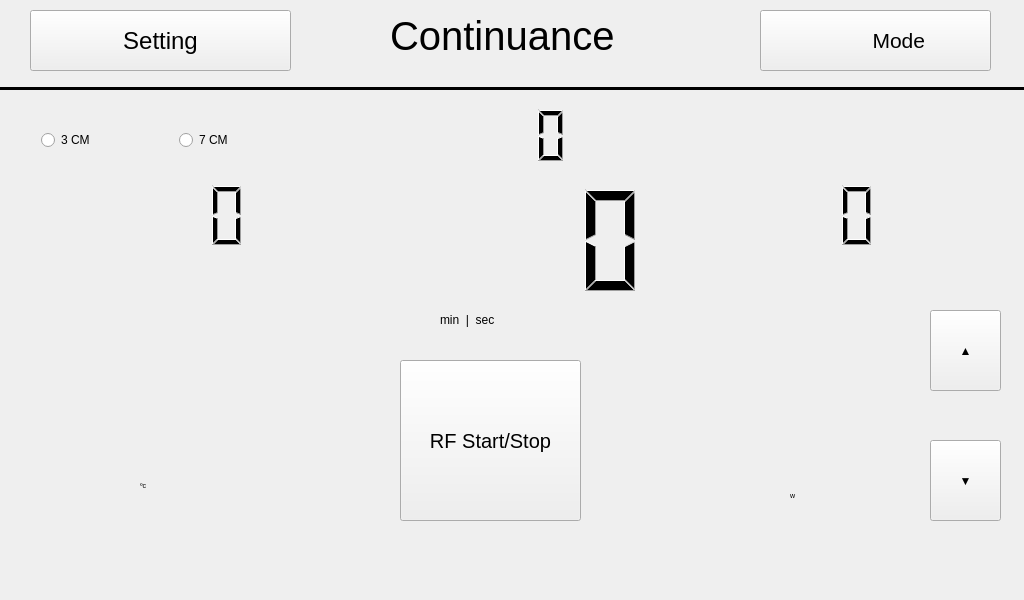
<?xml version="1.0" encoding="UTF-8"?>
<ui version="4.0">
 <class>mainsystem</class>
 <widget class="QWidget" name="mainsystem">
  <property name="geometry">
   <rect>
    <x>0</x>
    <y>0</y>
    <width>1024</width>
    <height>600</height>
   </rect>
  </property>
  <property name="windowTitle">
   <string>mainsystem</string>
  </property>
  <widget class="QLabel" name="Time_symbol_label">
   <property name="geometry">
    <rect>
     <x>350</x>
     <y>120</y>
     <width>41</width>
     <height>41</height>
    </rect>
   </property>
   <property name="text">
    <string/>
   </property>
  </widget>
  <widget class="QLabel" name="startstop_symbol_label">
   <property name="geometry">
    <rect>
     <x>470</x>
     <y>370</y>
     <width>41</width>
     <height>41</height>
    </rect>
   </property>
   <property name="text">
    <string/>
   </property>
  </widget>
  <widget class="QLabel" name="Temp_Watt_symbol_label">
   <property name="geometry">
    <rect>
     <x>840</x>
     <y>20</y>
     <width>21</width>
     <height>31</height>
    </rect>
   </property>
   <property name="acceptDrops">
    <bool>false</bool>
   </property>
   <property name="text">
    <string/>
   </property>
  </widget>
  <widget class="QLCDNumber" name="Wattset">
   <property name="geometry">
    <rect>
     <x>730</x>
     <y>180</y>
     <width>151</width>
     <height>71</height>
    </rect>
   </property>
   <property name="font">
    <font>
     <pointsize>22</pointsize>
    </font>
   </property>
   <property name="frameShape">
    <enum>QFrame::NoFrame</enum>
   </property>
   <property name="lineWidth">
    <number>1</number>
   </property>
   <property name="smallDecimalPoint">
    <bool>false</bool>
   </property>
   <property name="digitCount">
    <number>4</number>
   </property>
  </widget>
  <widget class="QLabel" name="Modelabel">
   <property name="geometry">
    <rect>
     <x>390</x>
     <y>10</y>
     <width>281</width>
     <height>51</height>
    </rect>
   </property>
   <property name="font">
    <font>
     <pointsize>30</pointsize>
    </font>
   </property>
   <property name="text">
    <string>Continuance</string>
   </property>
  </widget>
  <widget class="QPushButton" name="RF_Start_Stop">
   <property name="geometry">
    <rect>
     <x>400</x>
     <y>360</y>
     <width>181</width>
     <height>161</height>
    </rect>
   </property>
   <property name="font">
    <font>
     <pointsize>15</pointsize>
    </font>
   </property>
   <property name="text">
    <string>RF Start/Stop</string>
   </property>
   <property name="shortcut">
    <string/>
   </property>
  </widget>
  <widget class="QLCDNumber" name="Tempset">
   <property name="geometry">
    <rect>
     <x>100</x>
     <y>180</y>
     <width>151</width>
     <height>71</height>
    </rect>
   </property>
   <property name="font">
    <font>
     <pointsize>22</pointsize>
    </font>
   </property>
   <property name="frameShape">
    <enum>QFrame::NoFrame</enum>
   </property>
   <property name="lineWidth">
    <number>1</number>
   </property>
   <property name="smallDecimalPoint">
    <bool>false</bool>
   </property>
   <property name="digitCount">
    <number>4</number>
   </property>
  </widget>
  <widget class="QGauge" name="gaugeWidget" native="true">
   <property name="enabled">
    <bool>true</bool>
   </property>
   <property name="geometry">
    <rect>
     <x>660</x>
     <y>230</y>
     <width>271</width>
     <height>341</height>
    </rect>
   </property>
   <property name="font">
    <font>
     <family>Ubuntu</family>
     <pointsize>5</pointsize>
    </font>
   </property>
   <widget class="QLabel" name="Watt_symbol">
    <property name="geometry">
     <rect>
      <x>130</x>
      <y>250</y>
      <width>31</width>
      <height>31</height>
     </rect>
    </property>
    <property name="text">
     <string>w</string>
    </property>
   </widget>
  </widget>
  <widget class="QLabel" name="Temp_symbol_label">
   <property name="geometry">
    <rect>
     <x>110</x>
     <y>200</y>
     <width>31</width>
     <height>41</height>
    </rect>
   </property>
   <property name="text">
    <string/>
   </property>
  </widget>
  <widget class="QLabel" name="Time_symbol">
   <property name="geometry">
    <rect>
     <x>440</x>
     <y>310</y>
     <width>121</width>
     <height>20</height>
    </rect>
   </property>
   <property name="text">
    <string>min  |  sec</string>
   </property>
   <property name="margin">
    <number>0</number>
   </property>
   <property name="indent">
    <number>-1</number>
   </property>
  </widget>
  <widget class="QLabel" name="colorr_label_2">
   <property name="geometry">
    <rect>
     <x>770</x>
     <y>10</y>
     <width>31</width>
     <height>31</height>
    </rect>
   </property>
   <property name="focusPolicy">
    <enum>Qt::NoFocus</enum>
   </property>
   <property name="frameShape">
    <enum>QFrame::NoFrame</enum>
   </property>
   <property name="text">
    <string/>
   </property>
  </widget>
  <widget class="QLabel" name="Watt_symbol_label">
   <property name="geometry">
    <rect>
     <x>740</x>
     <y>200</y>
     <width>31</width>
     <height>41</height>
    </rect>
   </property>
   <property name="text">
    <string/>
   </property>
  </widget>
  <widget class="QPushButton" name="Setting">
   <property name="geometry">
    <rect>
     <x>30</x>
     <y>10</y>
     <width>261</width>
     <height>61</height>
    </rect>
   </property>
   <property name="font">
    <font>
     <pointsize>18</pointsize>
    </font>
   </property>
   <property name="text">
    <string>Setting</string>
   </property>
   <property name="autoRepeatDelay">
    <number>300</number>
   </property>
  </widget>
  <widget class="QLabel" name="colorr_label">
   <property name="geometry">
    <rect>
     <x>740</x>
     <y>10</y>
     <width>31</width>
     <height>31</height>
    </rect>
   </property>
   <property name="focusPolicy">
    <enum>Qt::NoFocus</enum>
   </property>
   <property name="frameShape">
    <enum>QFrame::NoFrame</enum>
   </property>
   <property name="text">
    <string/>
   </property>
  </widget>
  <widget class="QLCDNumber" name="Timeset">
   <property name="geometry">
    <rect>
     <x>410</x>
     <y>100</y>
     <width>161</width>
     <height>71</height>
    </rect>
   </property>
   <property name="font">
    <font>
     <pointsize>18</pointsize>
    </font>
   </property>
   <property name="frameShape">
    <enum>QFrame::NoFrame</enum>
   </property>
   <property name="lineWidth">
    <number>1</number>
   </property>
   <property name="smallDecimalPoint">
    <bool>false</bool>
   </property>
   <property name="digitCount">
    <number>5</number>
   </property>
  </widget>
  <widget class="QGauge" name="gaugeWidget_2" native="true">
   <property name="enabled">
    <bool>true</bool>
   </property>
   <property name="geometry">
    <rect>
     <x>30</x>
     <y>230</y>
     <width>271</width>
     <height>341</height>
    </rect>
   </property>
   <property name="font">
    <font>
     <family>Ubuntu</family>
     <pointsize>5</pointsize>
    </font>
   </property>
   <widget class="QLabel" name="Temp_symbol">
    <property name="geometry">
     <rect>
      <x>110</x>
      <y>240</y>
      <width>71</width>
      <height>31</height>
     </rect>
    </property>
    <property name="text">
     <string>ºc</string>
    </property>
   </widget>
  </widget>
  <widget class="QPushButton" name="Up_button">
   <property name="geometry">
    <rect>
     <x>930</x>
     <y>310</y>
     <width>71</width>
     <height>81</height>
    </rect>
   </property>
   <property name="text">
    <string>▲</string>
   </property>
  </widget>
  <widget class="QPushButton" name="Down_button">
   <property name="geometry">
    <rect>
     <x>930</x>
     <y>440</y>
     <width>71</width>
     <height>81</height>
    </rect>
   </property>
   <property name="text">
    <string>▼</string>
   </property>
  </widget>
  <widget class="Line" name="line">
   <property name="geometry">
    <rect>
     <x>0</x>
     <y>80</y>
     <width>1031</width>
     <height>16</height>
    </rect>
   </property>
   <property name="frameShadow">
    <enum>QFrame::Plain</enum>
   </property>
   <property name="lineWidth">
    <number>3</number>
   </property>
   <property name="orientation">
    <enum>Qt::Horizontal</enum>
   </property>
  </widget>
  <widget class="QLCDNumber" name="TimeLCD">
   <property name="geometry">
    <rect>
     <x>310</x>
     <y>180</y>
     <width>361</width>
     <height>121</height>
    </rect>
   </property>
   <property name="font">
    <font>
     <pointsize>22</pointsize>
    </font>
   </property>
   <property name="frameShape">
    <enum>QFrame::NoFrame</enum>
   </property>
   <property name="lineWidth">
    <number>1</number>
   </property>
   <property name="smallDecimalPoint">
    <bool>false</bool>
   </property>
   <property name="digitCount">
    <number>5</number>
   </property>
  </widget>
  <widget class="QPushButton" name="ModeButton">
   <property name="geometry">
    <rect>
     <x>760</x>
     <y>10</y>
     <width>231</width>
     <height>61</height>
    </rect>
   </property>
   <property name="font">
    <font>
     <pointsize>16</pointsize>
    </font>
   </property>
   <property name="text">
    <string>        Mode</string>
   </property>
  </widget>
  <widget class="QWidget" name="layoutWidget">
   <property name="geometry">
    <rect>
     <x>30</x>
     <y>110</y>
     <width>291</width>
     <height>61</height>
    </rect>
   </property>
   <layout class="QHBoxLayout" name="horizontalLayout">
    <item>
     <widget class="QRadioButton" name="CM_radio_Three">
      <property name="text">
       <string>3 CM</string>
      </property>
     </widget>
    </item>
    <item>
     <widget class="QRadioButton" name="CM_radio_Seven">
      <property name="text">
       <string>7 CM</string>
      </property>
     </widget>
    </item>
   </layout>
  </widget>
  <zorder>RF_Start_Stop</zorder>
  <zorder>ModeButton</zorder>
  <zorder>Time_symbol_label</zorder>
  <zorder>startstop_symbol_label</zorder>
  <zorder>Temp_Watt_symbol_label</zorder>
  <zorder>Wattset</zorder>
  <zorder>Modelabel</zorder>
  <zorder>Tempset</zorder>
  <zorder>gaugeWidget</zorder>
  <zorder>Temp_symbol_label</zorder>
  <zorder>Time_symbol</zorder>
  <zorder>colorr_label_2</zorder>
  <zorder>Watt_symbol_label</zorder>
  <zorder>Setting</zorder>
  <zorder>colorr_label</zorder>
  <zorder>Timeset</zorder>
  <zorder>gaugeWidget_2</zorder>
  <zorder>Up_button</zorder>
  <zorder>Down_button</zorder>
  <zorder>line</zorder>
  <zorder>TimeLCD</zorder>
  <zorder>layoutWidget</zorder>
 </widget>
 <layoutdefault spacing="6" margin="11"/>
 <customwidgets>
  <customwidget>
   <class>QGauge</class>
   <extends>QWidget</extends>
   <header>QGauge/qgauge.h</header>
   <container>1</container>
  </customwidget>
 </customwidgets>
 <resources/>
 <connections/>
</ui>
